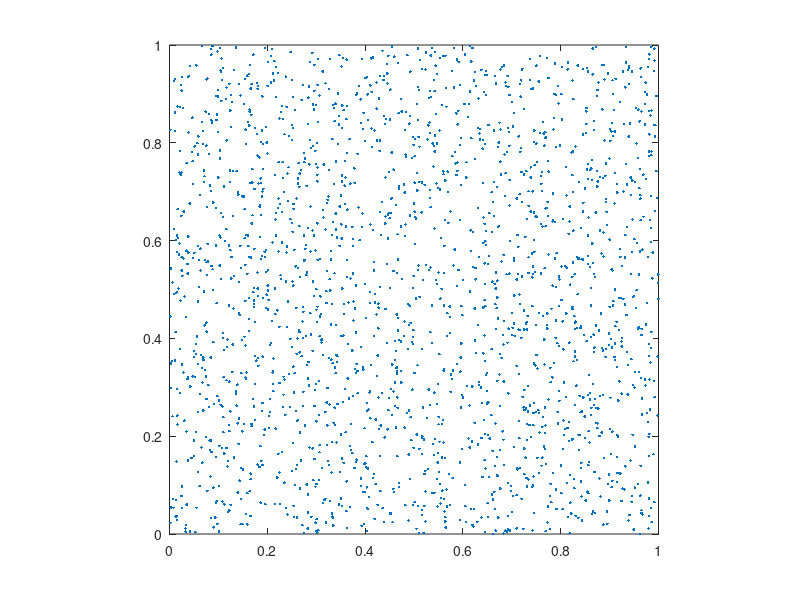

The MATLAB script that drew this image: (Note: this script raises an error after producing the figure.)
%% Basic Settings.
clear;
close all;
warning off;

p = 5;

tol_hss = 1e-5;

fprintf("tol_hss: %.1e\n", tol_hss);

%% Generate points x and omega.
n = 2^p;
nx = n;
ny = n;
N = nx * ny;
M = 2 * N;

x = rand(M, 2);

fprintf("M: %d, N: %d\n", M, N);

figure();
plot(x(:, 1), x(:, 2), "Marker", ".", "LineStyle", "none");
axis equal;
xlim([0, 1]);
ylim([0, 1]);

%% NUDFT2_Matrix.
% A = NUDFT2_2D_Matrix(x, nx, ny);
% kappa_A = cond(A);
% fprintf("cond(A): %.1e\n", kappa_A);

%% NUDFT2.
min_points = 256;
fprintf("min_points: %d\n", min_points);

tic;
A = NUDFT2_2D(nx, ny);
A.Construct_ID_Proxy(x, min_points, tol_hss);
t_construct = toc;
fprintf("Construct time: %.1e\n", t_construct);

r = A.Rank();
fprintf("HSS rank: %d\n", r);

mem_exact = M * N;
mem = A.Storage();
fprintf("Memory (GB): %.1e\n", double_to_gb(mem));
mem_ratio = mem / mem_exact;
fprintf("Mem ratio: %.1e\n", mem_ratio);

%% Apply.
u_ex = randn(N, 1) + randn(N, 1) * 1i;

tic;
f_nufft = MY_NUFFT2_2D(u_ex, x, nx, ny);
t_nufft = toc;
fprintf("NUFFT time: %.1e\n", t_nufft);

tic;
f = A.Apply(u_ex);
t_apply = toc;
fprintf("Apply time: %.1e\n", t_apply);

df = f - f_nufft;
rel_err = norm(df) / norm(f_nufft);
fprintf("Rel err: %.1e\n", rel_err);

%% URV Factorization.
tic;
A.URV_Factor();
t_factor = toc;
fprintf("Factor time: %.1e\n", t_factor);

%% MRI Reconstruction.
P = phantom('Modified Shepp-Logan', n);
u_ex = reshape(P, N, []);
f_nufft = MY_NUFFT2_2D(u_ex, x, nx, ny);

tic;
u_solve = A.URV_Solve(f_nufft);
t_solve = toc;
fprintf("Solve time: %.1e\n", t_solve);
u_solve = real(u_solve);

r = f_nufft - MY_NUFFT2_2D(u_solve, x, nx, ny);
rel_res = norm(r) / norm(f_nufft);
fprintf("Rel res: %.1e\n", rel_res);

e = u_ex - u_solve;
rel_acc = norm(e) / norm(u_ex);
fprintf("Rel acc: %.1e\n", rel_acc);

P_reconstruct = reshape(u_solve, n, n);

figure;
subplot(1, 2, 1);
imagesc(P);
colormap gray;
axis image;
axis off;
title('Original Shepp-Logan Phantom', 'FontSize', 12);
colorbar;
subplot(1, 2, 2);
imagesc(P_reconstruct);
colormap gray;
axis image;
axis off;
title('Reconstructed Phantom', 'FontSize', 12);
colorbar;
sgtitle('Reconstruction Comparison', ...
    'FontSize', 14, 'FontWeight', 'bold');
